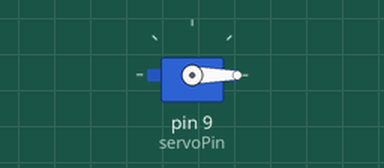
Simulated run of this sketch. Board: Arduino Uno, built with avr-gcc and run on an emulated ATmega328P. Parts: servo. Wiring (inferred from the names in the program): servo: signal pin 9. Servo pulses on a pin are drawn as a servo (544–2400 µs = 0–180°).

Above: at 0.05 s.
At 1.8 s:
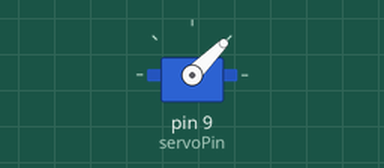
At 3.6 s:
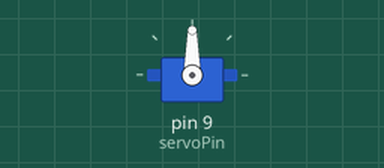
Timing chart, 0 to 8.3 s (numbered marks = the images above):
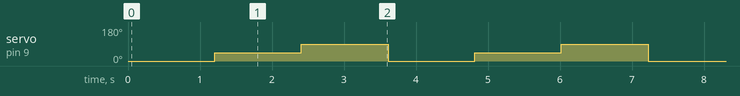

The sketch:

Project_16_Servo.ino
```cpp
//*********************************************************************************
int servoPin = 9;//Define the Servo pin

void setup() {
  pinMode(servoPin, OUTPUT);//Set the servo pin to output
}

void loop() {
  servopulse(servoPin, 0);//Rotate servo to 0 degree
  delay(1000);//Delay 1s
  servopulse(servoPin, 45);//Rotate servo to 45 degree
  delay(1000);
  servopulse(servoPin, 90);//Rotate servo to 90 degree
  delay(1000);
}

void servopulse(int pin, int myangle) { //Impulse function
  int pulsewidth = map(myangle, 0, 180, 500, 2500); //Map the angle to pulse width
  for (int i = 0; i < 10; i++) { //Output the pulse for times
    digitalWrite(pin, HIGH);//Put servo pin at a high level
    delayMicroseconds(pulsewidth);//Delay the microseconds of pulse width
    digitalWrite(pin, LOW);//Put servo pin at a low level
    delay(20 - pulsewidth / 1000);
  }
}
//*********************************************************************************
```

Measured:
- by itself, servo on pin 9 (servoPin): repeats every 3.6 s: 90° 1.2 s, 0° 1.2 s, 45° 1.2 s
